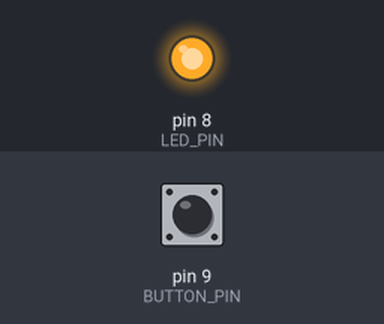
A sketch run on a simulated Arduino Uno, built with avr-gcc and run on an emulated ATmega328P. On the bench: output pins drawn as LEDs (lit = HIGH). The test bench sets the inputs (shaded band); at power-on: pin 9 (BUTTON_PIN) HIGH.

Above: at 1.2 s.
1.3 s: pin 9 (BUTTON_PIN) pulled LOW for 0.15 s
At 1.37 s:
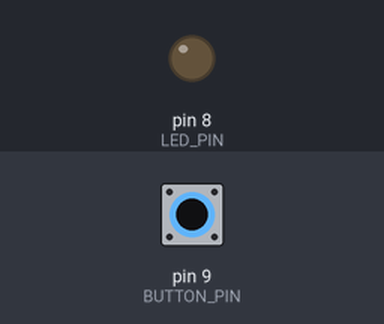
2.9 s: pin 9 (BUTTON_PIN) pulled LOW for 3.2 s
At 7.3 s:
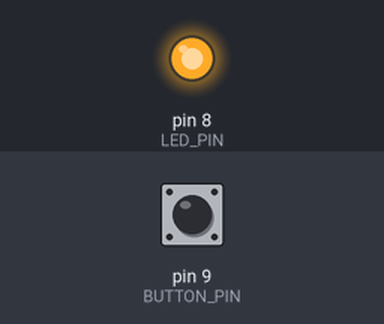
Timing chart, 0 to 8.8 s (numbered marks = the images above; inputs shaded):
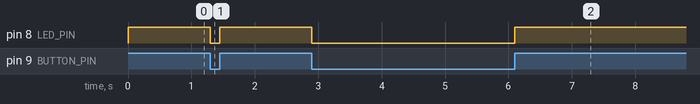

The sketch:

LED_Przycisk.ino
```cpp
// (licence header left out)
#define LED_PIN 8                     // LED diode pin definition
#define BUTTON_PIN 9                  // Button pin definition

/* the setup function runs once when you press reset or power the board */
void setup() {
  pinMode(LED_PIN, OUTPUT);          // initialize digital pin LED_PIN as an output
  pinMode(BUTTON_PIN, INPUT);        // initialize digital pin BUTTON_PIN as an input
}

/* the loop function runs over and over again forever */
void loop() {
  if(digitalRead(BUTTON_PIN) == LOW){
     digitalWrite(LED_PIN, LOW);        // turn the LED off by making the voltage LOW
  }
  else{
    digitalWrite(LED_PIN, HIGH);       // turn the LED on (HIGH is the voltage level)
  }
}
```

Measured:
- after the input at 1.3 s, pin 8 (LED_PIN): HIGH → LOW at once, → HIGH 0.15 s later
- after the input at 2.9 s, pin 8 (LED_PIN): HIGH → LOW at once, → HIGH 3.2 s later
